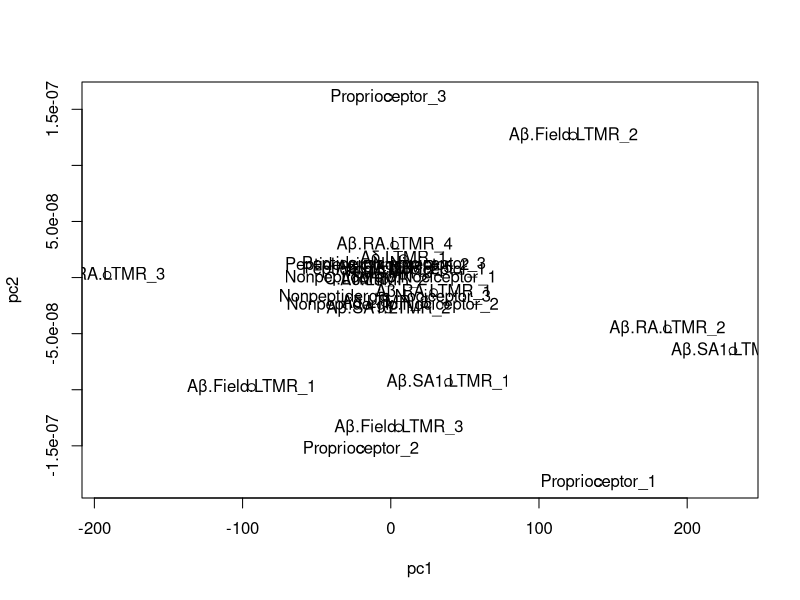
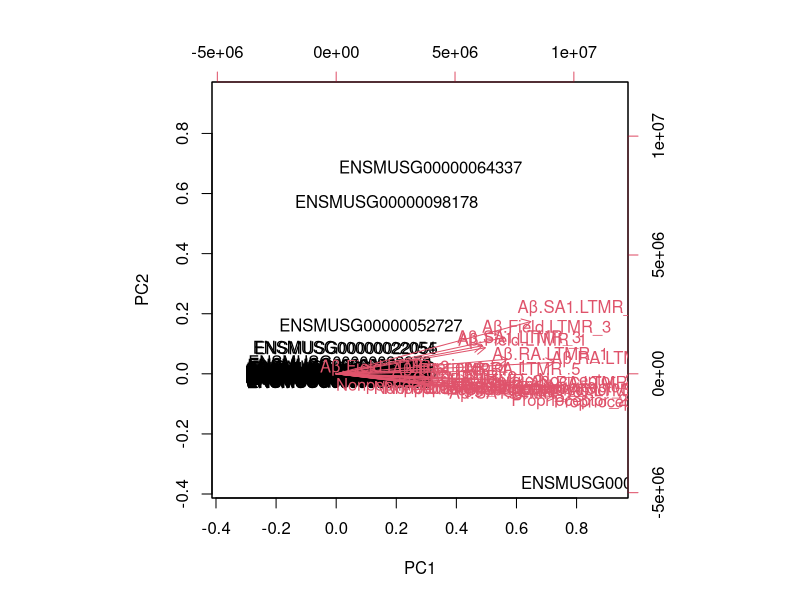

The R script that drew these images, in order:
data <- read.csv('./data/GSE131230_counts_official.csv')

row.names(data)<-data[,1]
data <- data[-1]
dataSvd <- svd(data)

pc1 = dataSvd$d[1]*dataSvd$u[1,]
pc2 = dataSvd$d[2]*dataSvd$u[2,]

plot(pc1,pc2)

text(pc1,pc2, colnames(data))

pcaData <- prcomp(data)

biplot(pcaData)